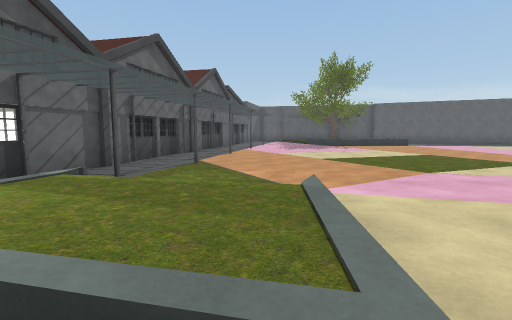
View 1 (above)

19 first-person views from a walk through a 3-D level made in the Unity game engine. The camera is 1.4 m above the floor, tilts 6° down and sees 85° across. The floor is counted in squares, 2 m on a side. Each view is taken from the middle of a square. On the plan, view 1 faces up. The plan holds only what a view shows up to about 9 squares ahead; the rest is blank. The place goes on beyond the plan. The player character is not drawn.

View 2
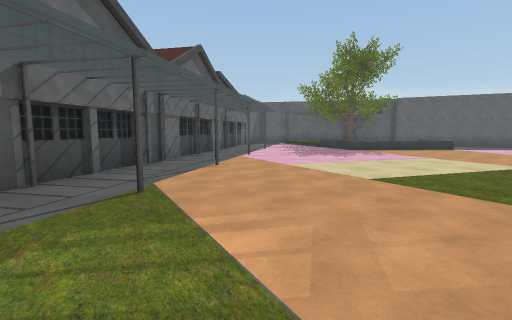

View 3
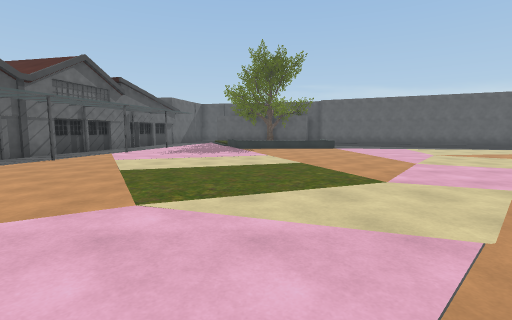

View 4
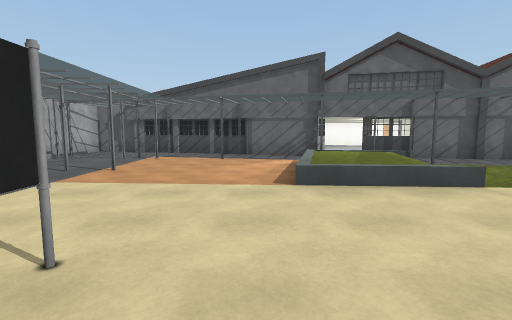

View 5
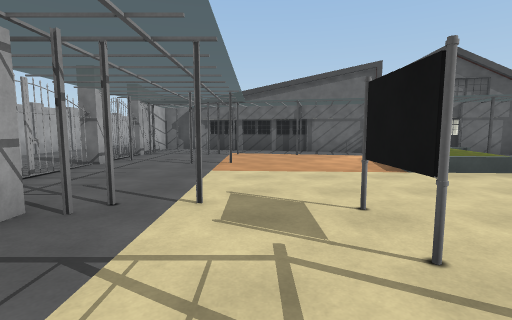

View 6
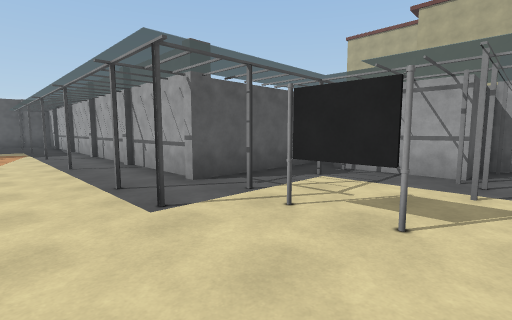

View 7
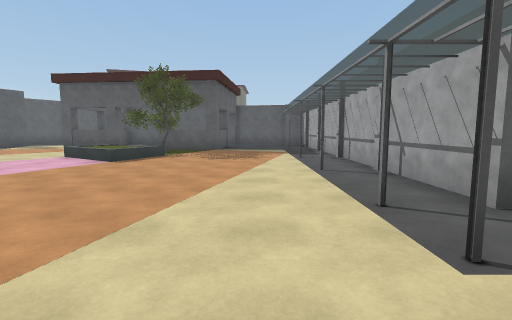

View 8
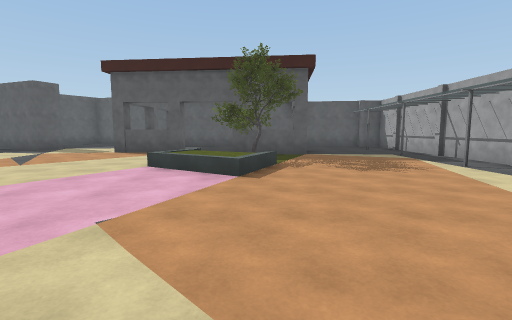

View 9
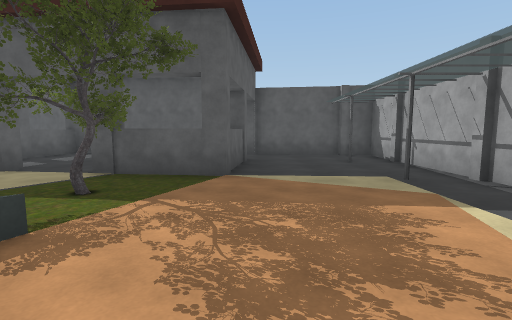

View 10
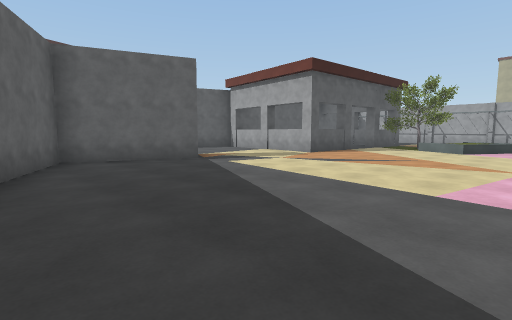

View 11
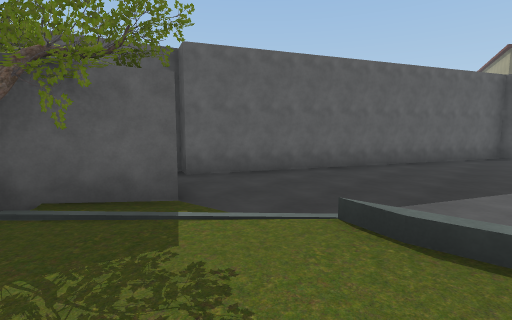

View 12
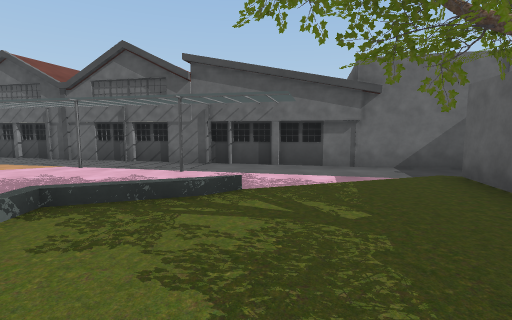

View 13
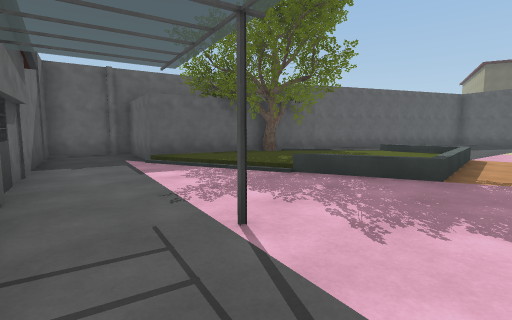

View 14
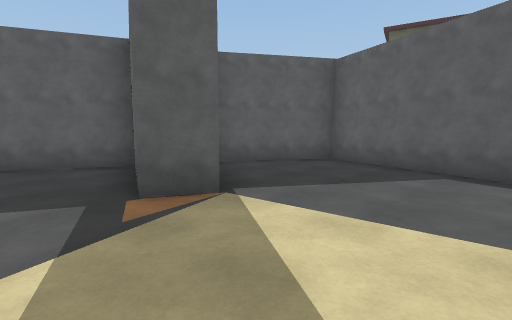

View 15
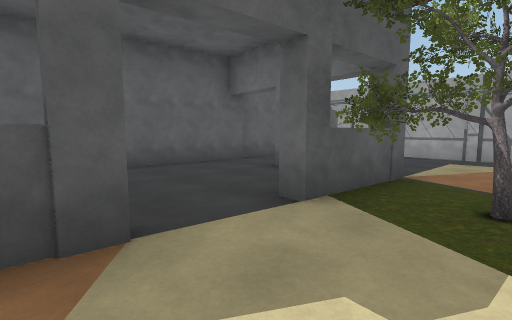

View 16
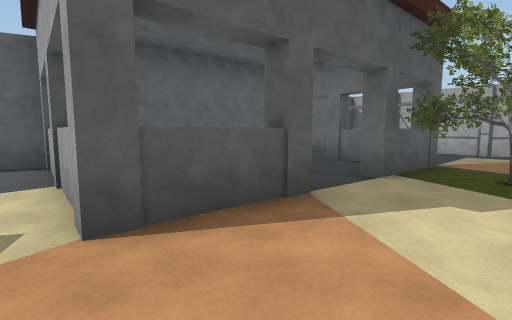

View 17
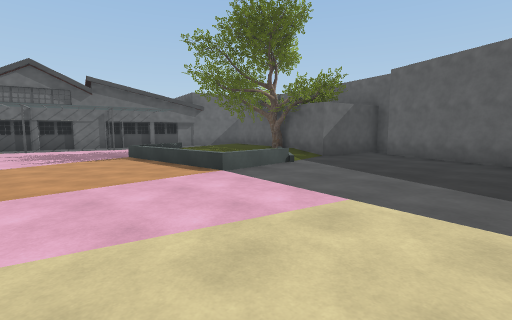

View 18
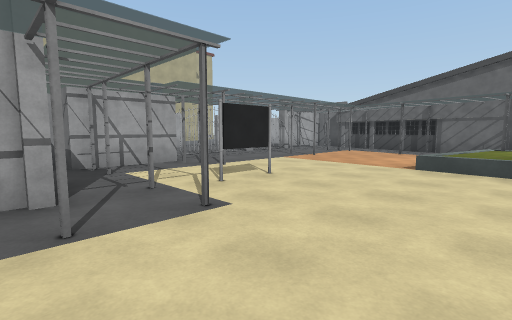

View 19
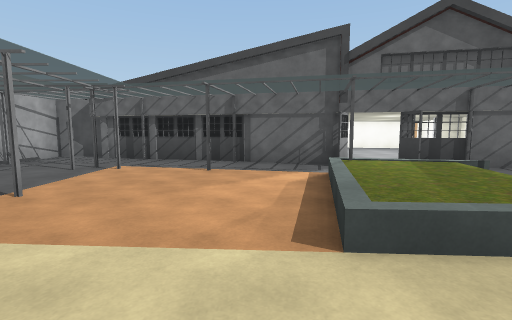

### Floor plan
Key: @ floor where view 1 was taken; # wall or solid block; x gap in a wall; . main floor; : floor 0.25 m higher than the main floor; + floor 0.5 m higher than the main floor; / step, stairs or slope; = window, fence, low wall or low ledge; ^ raised ledge; O other object.
Columns run from 6 left of view 1 to 21 right of it. Each row starts with its distance up from view 1.
 21       ####
 20      ##..#
 19      #..##   ####
 18      #..######..###
 17      #../:O.#.....###
 16      #../:O:/.......###
 15     ##.../:::#........####
 14     ##...#:::+........# .##
 13     #.#..///+=........# ..##
 12     #.................#....#
 11     #.#...................##
 10    ##.....................#
  9    #.#...................##
  8    #................^^#^##
  7    #................^...#
  6    #.#...........=......#
  5    #............=O......#
  4    ##...........=/OO^...#
  3    ##//.............^...#
  2   ###++.............##..#
  1  ##.//+.................#
  0  #....@....#.....#....#.#
 -1  #x......#....x....x...##
 -2  #..........############
 -3 ##.#.#..#..##
 -4 #........####
 -5 ###########

Where each view was taken, in squares from view 1:
view 1: 0 up, 0 right, facing up
view 2: 3 up, 0 right, facing up
view 3: 2 up, 4 right, facing up
view 4: 0 up, 4 right, facing left
view 5: 2 down, 5 right, facing left
view 6: 1 up, 2 right, facing down-right
view 7: 1 up, 3 right, facing right
view 8: 4 up, 5 right, facing right
view 9: 2 up, 9 right, facing right
view 10: 16 up, 9 right, facing down-right
view 11: 14 up, 5 right, facing up-right
view 12: 15 up, 6 right, facing left
view 13: 12 up, 1 left, facing up-right
view 14: 9 up, 14 right, facing up-right
view 15: 7 up, 12 right, facing down-right
view 16: 9 up, 12 right, facing down-right
view 17: 10 up, 11 right, facing up-left
view 18: 2 up, 6 right, facing down-left
view 19: 0 up, 2 right, facing left
